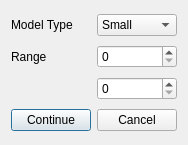
<?xml version="1.0" encoding="UTF-8"?>
<ui version="4.0">
 <class>Dialog</class>
 <widget class="QDialog" name="Dialog">
  <property name="windowModality">
   <enum>Qt::ApplicationModal</enum>
  </property>
  <property name="geometry">
   <rect>
    <x>0</x>
    <y>0</y>
    <width>180</width>
    <height>145</height>
   </rect>
  </property>
  <property name="windowTitle">
   <string>OptFlow</string>
  </property>
  <property name="windowIcon">
   <iconset>
    <normaloff>siemens icon.png</normaloff>
    <selectedon>siemens icon.png</selectedon>siemens icon.png</iconset>
  </property>
  <layout class="QHBoxLayout" name="horizontalLayout">
   <item>
    <layout class="QGridLayout" name="gridLayout">
     <item row="0" column="0">
      <widget class="QLabel" name="label">
       <property name="text">
        <string>Model Type</string>
       </property>
      </widget>
     </item>
     <item row="0" column="1">
      <widget class="QComboBox" name="cb_type">
       <item>
        <property name="text">
         <string>Small</string>
        </property>
       </item>
       <item>
        <property name="text">
         <string>Large</string>
        </property>
       </item>
      </widget>
     </item>
     <item row="1" column="0">
      <widget class="QLabel" name="label_3">
       <property name="text">
        <string>Range</string>
       </property>
      </widget>
     </item>
     <item row="1" column="1">
      <widget class="QSpinBox" name="sb_backw"/>
     </item>
     <item row="2" column="1">
      <widget class="QSpinBox" name="sb_forw"/>
     </item>
     <item row="3" column="0">
      <widget class="QPushButton" name="pb_continue">
       <property name="text">
        <string>Continue</string>
       </property>
      </widget>
     </item>
     <item row="3" column="1">
      <widget class="QPushButton" name="pushButton_2">
       <property name="text">
        <string>Cancel</string>
       </property>
      </widget>
     </item>
    </layout>
   </item>
  </layout>
 </widget>
 <resources/>
 <connections>
  <connection>
   <sender>pushButton_2</sender>
   <signal>clicked()</signal>
   <receiver>Dialog</receiver>
   <slot>close()</slot>
   <hints>
    <hint type="sourcelabel">
     <x>134</x>
     <y>91</y>
    </hint>
    <hint type="destinationlabel">
     <x>78</x>
     <y>5</y>
    </hint>
   </hints>
  </connection>
 </connections>
</ui>
